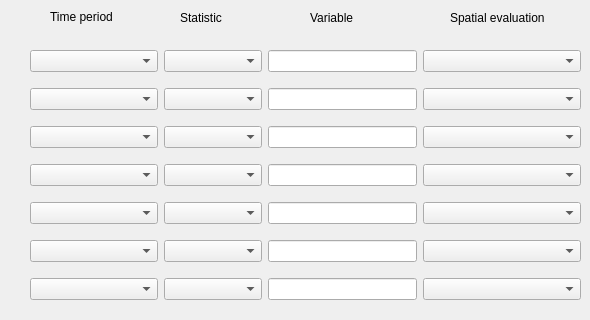
       <widget class="QWidget" name="tab_4">
        <attribute name="title">
         <string>Custom Output</string>
        </attribute>
        <widget class="QLabel" name="label_29">
         <property name="geometry">
          <rect>
           <x>50</x>
           <y>9</y>
           <width>71</width>
           <height>16</height>
          </rect>
         </property>
         <property name="text">
          <string>Time period</string>
         </property>
        </widget>
        <widget class="QLabel" name="label_30">
         <property name="geometry">
          <rect>
           <x>180</x>
           <y>10</y>
           <width>48</width>
           <height>16</height>
          </rect>
         </property>
         <property name="text">
          <string>Statistic</string>
         </property>
        </widget>
        <widget class="QLabel" name="label_31">
         <property name="geometry">
          <rect>
           <x>310</x>
           <y>10</y>
           <width>49</width>
           <height>16</height>
          </rect>
         </property>
         <property name="text">
          <string>Variable</string>
         </property>
        </widget>
        <widget class="QLabel" name="label_32">
         <property name="geometry">
          <rect>
           <x>450</x>
           <y>10</y>
           <width>106</width>
           <height>16</height>
          </rect>
         </property>
         <property name="text">
          <string>Spatial evaluation</string>
         </property>
        </widget>
        <widget class="QWidget" name="layoutWidget">
         <property name="geometry">
          <rect>
           <x>30</x>
           <y>40</y>
           <width>551</width>
           <height>271</height>
          </rect>
         </property>
         <layout class="QGridLayout" name="gridLayout">
          <item row="0" column="0">
           <widget class="QComboBox" name="combo_time1">
            <item>
             <property name="text">
              <string/>
             </property>
            </item>
            <item>
             <property name="text">
              <string>DAILY</string>
             </property>
            </item>
            <item>
             <property name="text">
              <string>MONTHLY</string>
             </property>
            </item>
            <item>
             <property name="text">
              <string>YEARLY</string>
             </property>
            </item>
            <item>
             <property name="text">
              <string>WATER_YEARLY</string>
             </property>
            </item>
            <item>
             <property name="text">
              <string>CONTINUOUS</string>
             </property>
            </item>
           </widget>
          </item>
          <item row="0" column="1">
           <widget class="QComboBox" name="combo_stat1">
            <item>
             <property name="text">
              <string/>
             </property>
            </item>
            <item>
             <property name="text">
              <string>AVERAGE</string>
             </property>
            </item>
            <item>
             <property name="text">
              <string>MAXIMUM</string>
             </property>
            </item>
            <item>
             <property name="text">
              <string>MINIMUM</string>
             </property>
            </item>
            <item>
             <property name="text">
              <string>RANGE</string>
             </property>
            </item>
            <item>
             <property name="text">
              <string>MEDIAN</string>
             </property>
            </item>
            <item>
             <property name="text">
              <string>QUARTILES</string>
             </property>
            </item>
           </widget>
          </item>
          <item row="0" column="2">
           <widget class="QLineEdit" name="txt_var1"/>
          </item>
          <item row="0" column="3">
           <widget class="QComboBox" name="combo_eval1">
            <item>
             <property name="text">
              <string/>
             </property>
            </item>
            <item>
             <property name="text">
              <string>BY_BASIN</string>
             </property>
            </item>
            <item>
             <property name="text">
              <string>BY_HRU</string>
             </property>
            </item>
            <item>
             <property name="text">
              <string>BY_HRU_GROUP</string>
             </property>
            </item>
            <item>
             <property name="text">
              <string>BY_SB_GROUP</string>
             </property>
            </item>
            <item>
             <property name="text">
              <string>ENTIRE_WATERSHED</string>
             </property>
            </item>
           </widget>
          </item>
          <item row="1" column="0">
           <widget class="QComboBox" name="combo_time2">
            <item>
             <property name="text">
              <string/>
             </property>
            </item>
            <item>
             <property name="text">
              <string>DAILY</string>
             </property>
            </item>
            <item>
             <property name="text">
              <string>MONTHLY</string>
             </property>
            </item>
            <item>
             <property name="text">
              <string>YEARLY</string>
             </property>
            </item>
            <item>
             <property name="text">
              <string>WATER_YEARLY</string>
             </property>
            </item>
            <item>
             <property name="text">
              <string>CONTINUOUS</string>
             </property>
            </item>
           </widget>
          </item>
          <item row="1" column="1">
           <widget class="QComboBox" name="combo_stat2">
            <item>
             <property name="text">
              <string/>
             </property>
            </item>
            <item>
             <property name="text">
              <string>AVERAGE</string>
             </property>
            </item>
            <item>
             <property name="text">
              <string>MAXIMUM</string>
             </property>
            </item>
            <item>
             <property name="text">
              <string>MINIMUM</string>
             </property>
            </item>
            <item>
             <property name="text">
              <string>RANGE</string>
             </property>
            </item>
            <item>
             <property name="text">
              <string>MEDIAN</string>
             </property>
            </item>
            <item>
             <property name="text">
              <string>QUARTILES</string>
             </property>
            </item>
           </widget>
          </item>
          <item row="1" column="2">
           <widget class="QLineEdit" name="txt_var2"/>
          </item>
          <item row="1" column="3">
           <widget class="QComboBox" name="combo_eval2">
            <item>
             <property name="text">
              <string/>
             </property>
            </item>
            <item>
             <property name="text">
              <string>BY_BASIN</string>
             </property>
            </item>
            <item>
             <property name="text">
              <string>BY_HRU</string>
             </property>
            </item>
            <item>
             <property name="text">
              <string>BY_HRU_GROUP</string>
             </property>
            </item>
            <item>
             <property name="text">
              <string>BY_SB_GROUP</string>
             </property>
            </item>
            <item>
             <property name="text">
              <string>ENTIRE_WATERSHED</string>
             </property>
            </item>
           </widget>
          </item>
          <item row="2" column="0">
           <widget class="QComboBox" name="combo_time3">
            <item>
             <property name="text">
              <string/>
             </property>
            </item>
            <item>
             <property name="text">
              <string>DAILY</string>
             </property>
            </item>
            <item>
             <property name="text">
              <string>MONTHLY</string>
             </property>
            </item>
            <item>
             <property name="text">
              <string>YEARLY</string>
             </property>
            </item>
            <item>
             <property name="text">
              <string>WATER_YEARLY</string>
             </property>
            </item>
            <item>
             <property name="text">
              <string>CONTINUOUS</string>
             </property>
            </item>
           </widget>
          </item>
          <item row="2" column="1">
           <widget class="QComboBox" name="combo_stat3">
            <item>
             <property name="text">
              <string/>
             </property>
            </item>
            <item>
             <property name="text">
              <string>AVERAGE</string>
             </property>
            </item>
            <item>
             <property name="text">
              <string>MAXIMUM</string>
             </property>
            </item>
            <item>
             <property name="text">
              <string>MINIMUM</string>
             </property>
            </item>
            <item>
             <property name="text">
              <string>RANGE</string>
             </property>
            </item>
            <item>
             <property name="text">
              <string>MEDIAN</string>
             </property>
            </item>
            <item>
             <property name="text">
              <string>QUARTILES</string>
             </property>
            </item>
           </widget>
          </item>
          <item row="2" column="2">
           <widget class="QLineEdit" name="txt_var3"/>
          </item>
          <item row="2" column="3">
           <widget class="QComboBox" name="combo_eval3">
            <item>
             <property name="text">
              <string/>
             </property>
            </item>
            <item>
             <property name="text">
              <string>BY_BASIN</string>
             </property>
            </item>
            <item>
             <property name="text">
              <string>BY_HRU</string>
             </property>
            </item>
            <item>
             <property name="text">
              <string>BY_HRU_GROUP</string>
             </property>
            </item>
            <item>
             <property name="text">
              <string>BY_SB_GROUP</string>
             </property>
            </item>
            <item>
             <property name="text">
              <string>ENTIRE_WATERSHED</string>
             </property>
            </item>
           </widget>
          </item>
          <item row="3" column="0">
           <widget class="QComboBox" name="combo_time4">
            <item>
             <property name="text">
              <string/>
             </property>
            </item>
            <item>
             <property name="text">
              <string>DAILY</string>
             </property>
            </item>
            <item>
             <property name="text">
              <string>MONTHLY</string>
             </property>
            </item>
            <item>
             <property name="text">
              <string>YEARLY</string>
             </property>
            </item>
            <item>
             <property name="text">
              <string>WATER_YEARLY</string>
             </property>
            </item>
            <item>
             <property name="text">
              <string>CONTINUOUS</string>
             </property>
            </item>
           </widget>
          </item>
          <item row="3" column="1">
           <widget class="QComboBox" name="combo_stat4">
            <item>
             <property name="text">
              <string/>
             </property>
            </item>
            <item>
             <property name="text">
              <string>AVERAGE</string>
             </property>
            </item>
            <item>
             <property name="text">
              <string>MAXIMUM</string>
             </property>
            </item>
            <item>
             <property name="text">
              <string>MINIMUM</string>
             </property>
            </item>
            <item>
             <property name="text">
              <string>RANGE</string>
             </property>
            </item>
            <item>
             <property name="text">
              <string>MEDIAN</string>
             </property>
            </item>
            <item>
             <property name="text">
              <string>QUARTILES</string>
             </property>
            </item>
           </widget>
          </item>
          <item row="3" column="2">
           <widget class="QLineEdit" name="txt_var4"/>
          </item>
          <item row="3" column="3">
           <widget class="QComboBox" name="combo_eval4">
            <item>
             <property name="text">
              <string/>
             </property>
            </item>
            <item>
             <property name="text">
              <string>BY_BASIN</string>
             </property>
            </item>
            <item>
             <property name="text">
              <string>BY_HRU</string>
             </property>
            </item>
            <item>
             <property name="text">
              <string>BY_HRU_GROUP</string>
             </property>
            </item>
            <item>
             <property name="text">
              <string>BY_SB_GROUP</string>
             </property>
            </item>
            <item>
             <property name="text">
              <string>ENTIRE_WATERSHED</string>
             </property>
            </item>
           </widget>
          </item>
          <item row="4" column="0">
           <widget class="QComboBox" name="combo_time5">
            <item>
             <property name="text">
              <string/>
             </property>
            </item>
            <item>
             <property name="text">
              <string>DAILY</string>
             </property>
            </item>
            <item>
             <property name="text">
              <string>MONTHLY</string>
             </property>
            </item>
            <item>
             <property name="text">
              <string>YEARLY</string>
             </property>
            </item>
            <item>
             <property name="text">
              <string>WATER_YEARLY</string>
             </property>
            </item>
            <item>
             <property name="text">
              <string>CONTINUOUS</string>
             </property>
            </item>
           </widget>
          </item>
          <item row="4" column="1">
           <widget class="QComboBox" name="combo_stat5">
            <item>
             <property name="text">
              <string/>
             </property>
            </item>
            <item>
             <property name="text">
              <string>AVERAGE</string>
             </property>
            </item>
            <item>
             <property name="text">
              <string>MAXIMUM</string>
             </property>
            </item>
            <item>
             <property name="text">
              <string>MINIMUM</string>
             </property>
            </item>
            <item>
             <property name="text">
              <string>RANGE</string>
             </property>
            </item>
            <item>
             <property name="text">
              <string>MEDIAN</string>
             </property>
            </item>
            <item>
             <property name="text">
              <string>QUARTILES</string>
             </property>
            </item>
           </widget>
          </item>
          <item row="4" column="2">
           <widget class="QLineEdit" name="txt_var5"/>
          </item>
          <item row="4" column="3">
           <widget class="QComboBox" name="combo_eval5">
            <item>
             <property name="text">
              <string/>
             </property>
            </item>
            <item>
             <property name="text">
              <string>BY_BASIN</string>
             </property>
            </item>
            <item>
             <property name="text">
              <string>BY_HRU</string>
             </property>
            </item>
            <item>
             <property name="text">
              <string>BY_HRU_GROUP</string>
             </property>
            </item>
            <item>
             <property name="text">
              <string>BY_SB_GROUP</string>
             </property>
            </item>
            <item>
             <property name="text">
              <string>ENTIRE_WATERSHED</string>
             </property>
            </item>
           </widget>
          </item>
          <item row="5" column="0">
           <widget class="QComboBox" name="combo_time6">
            <item>
             <property name="text">
              <string/>
             </property>
            </item>
            <item>
             <property name="text">
              <string>DAILY</string>
             </property>
            </item>
            <item>
             <property name="text">
              <string>MONTHLY</string>
             </property>
            </item>
            <item>
             <property name="text">
              <string>YEARLY</string>
             </property>
            </item>
            <item>
             <property name="text">
              <string>WATER_YEARLY</string>
             </property>
            </item>
            <item>
             <property name="text">
              <string>CONTINUOUS</string>
             </property>
            </item>
           </widget>
          </item>
          <item row="5" column="1">
           <widget class="QComboBox" name="combo_stat6">
            <item>
             <property name="text">
              <string/>
             </property>
            </item>
            <item>
             <property name="text">
              <string>AVERAGE</string>
             </property>
            </item>
            <item>
             <property name="text">
              <string>MAXIMUM</string>
             </property>
            </item>
            <item>
             <property name="text">
              <string>MINIMUM</string>
             </property>
            </item>
            <item>
             <property name="text">
              <string>RANGE</string>
             </property>
            </item>
            <item>
             <property name="text">
              <string>MEDIAN</string>
             </property>
            </item>
            <item>
             <property name="text">
              <string>QUARTILES</string>
             </property>
            </item>
           </widget>
          </item>
          <item row="5" column="2">
           <widget class="QLineEdit" name="txt_var6"/>
          </item>
          <item row="5" column="3">
           <widget class="QComboBox" name="combo_eval6">
            <item>
             <property name="text">
              <string/>
             </property>
            </item>
            <item>
             <property name="text">
              <string>BY_BASIN</string>
             </property>
            </item>
            <item>
             <property name="text">
              <string>BY_HRU</string>
             </property>
            </item>
            <item>
             <property name="text">
              <string>BY_HRU_GROUP</string>
             </property>
            </item>
            <item>
             <property name="text">
              <string>BY_SB_GROUP</string>
             </property>
            </item>
            <item>
             <property name="text">
              <string>ENTIRE_WATERSHED</string>
             </property>
            </item>
           </widget>
          </item>
          <item row="6" column="0">
           <widget class="QComboBox" name="combo_time7">
            <item>
             <property name="text">
              <string/>
             </property>
            </item>
            <item>
             <property name="text">
              <string>DAILY</string>
             </property>
            </item>
            <item>
             <property name="text">
              <string>MONTHLY</string>
             </property>
            </item>
            <item>
             <property name="text">
              <string>YEARLY</string>
             </property>
            </item>
            <item>
             <property name="text">
              <string>WATER_YEARLY</string>
             </property>
            </item>
            <item>
             <property name="text">
              <string>CONTINUOUS</string>
             </property>
            </item>
           </widget>
          </item>
          <item row="6" column="1">
           <widget class="QComboBox" name="combo_stat7">
            <item>
             <property name="text">
              <string/>
             </property>
            </item>
            <item>
             <property name="text">
              <string>AVERAGE</string>
             </property>
            </item>
            <item>
             <property name="text">
              <string>MAXIMUM</string>
             </property>
            </item>
            <item>
             <property name="text">
              <string>MINIMUM</string>
             </property>
            </item>
            <item>
             <property name="text">
              <string>RANGE</string>
             </property>
            </item>
            <item>
             <property name="text">
              <string>MEDIAN</string>
             </property>
            </item>
            <item>
             <property name="text">
              <string>QUARTILES</string>
             </property>
            </item>
           </widget>
          </item>
          <item row="6" column="2">
           <widget class="QLineEdit" name="txt_var7"/>
          </item>
          <item row="6" column="3">
           <widget class="QComboBox" name="combo_eval7">
            <item>
             <property name="text">
              <string/>
             </property>
            </item>
            <item>
             <property name="text">
              <string>BY_BASIN</string>
             </property>
            </item>
            <item>
             <property name="text">
              <string>BY_HRU</string>
             </property>
            </item>
            <item>
             <property name="text">
              <string>BY_HRU_GROUP</string>
             </property>
            </item>
            <item>
             <property name="text">
              <string>BY_SB_GROUP</string>
             </property>
            </item>
            <item>
             <property name="text">
              <string>ENTIRE_WATERSHED</string>
             </property>
            </item>
           </widget>
          </item>
         </layout>
        </widget>
       </widget>
